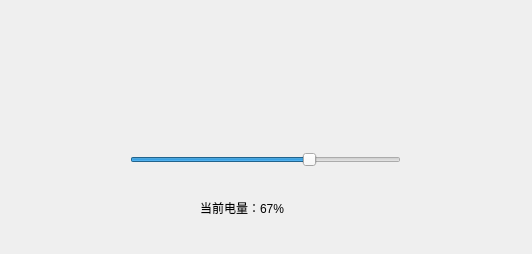
<?xml version="1.0" encoding="UTF-8"?>
<ui version="4.0">
 <class>QBatteryBoxDemoClass</class>
 <widget class="QDialog" name="QBatteryBoxDemoClass">
  <property name="geometry">
   <rect>
    <x>0</x>
    <y>0</y>
    <width>532</width>
    <height>254</height>
   </rect>
  </property>
  <property name="windowTitle">
   <string>QBatteryBoxDemo</string>
  </property>
  <widget class="QBatteryBox" name="myBattery">
   <property name="geometry">
    <rect>
     <x>130</x>
     <y>30</y>
     <width>271</width>
     <height>101</height>
    </rect>
   </property>
   <property name="powerLevel">
    <number>67</number>
   </property>
  </widget>
  <widget class="QSlider" name="hsPower">
   <property name="geometry">
    <rect>
     <x>130</x>
     <y>150</y>
     <width>271</width>
     <height>19</height>
    </rect>
   </property>
   <property name="maximum">
    <number>100</number>
   </property>
   <property name="singleStep">
    <number>1</number>
   </property>
   <property name="pageStep">
    <number>10</number>
   </property>
   <property name="value">
    <number>67</number>
   </property>
   <property name="orientation">
    <enum>Qt::Horizontal</enum>
   </property>
   <property name="tickPosition">
    <enum>QSlider::NoTicks</enum>
   </property>
  </widget>
  <widget class="QLabel" name="labCurrPower">
   <property name="geometry">
    <rect>
     <x>200</x>
     <y>200</y>
     <width>161</width>
     <height>16</height>
    </rect>
   </property>
   <property name="text">
    <string>当前电量：67%</string>
   </property>
  </widget>
 </widget>
 <layoutdefault spacing="6" margin="11"/>
 <customwidgets>
  <customwidget>
   <class>QBatteryBox</class>
   <extends>QWidget</extends>
   <header>QBatteryBox.h</header>
  </customwidget>
 </customwidgets>
 <resources>
  <include location="QBatteryBoxDemo.qrc"/>
 </resources>
 <connections/>
</ui>
